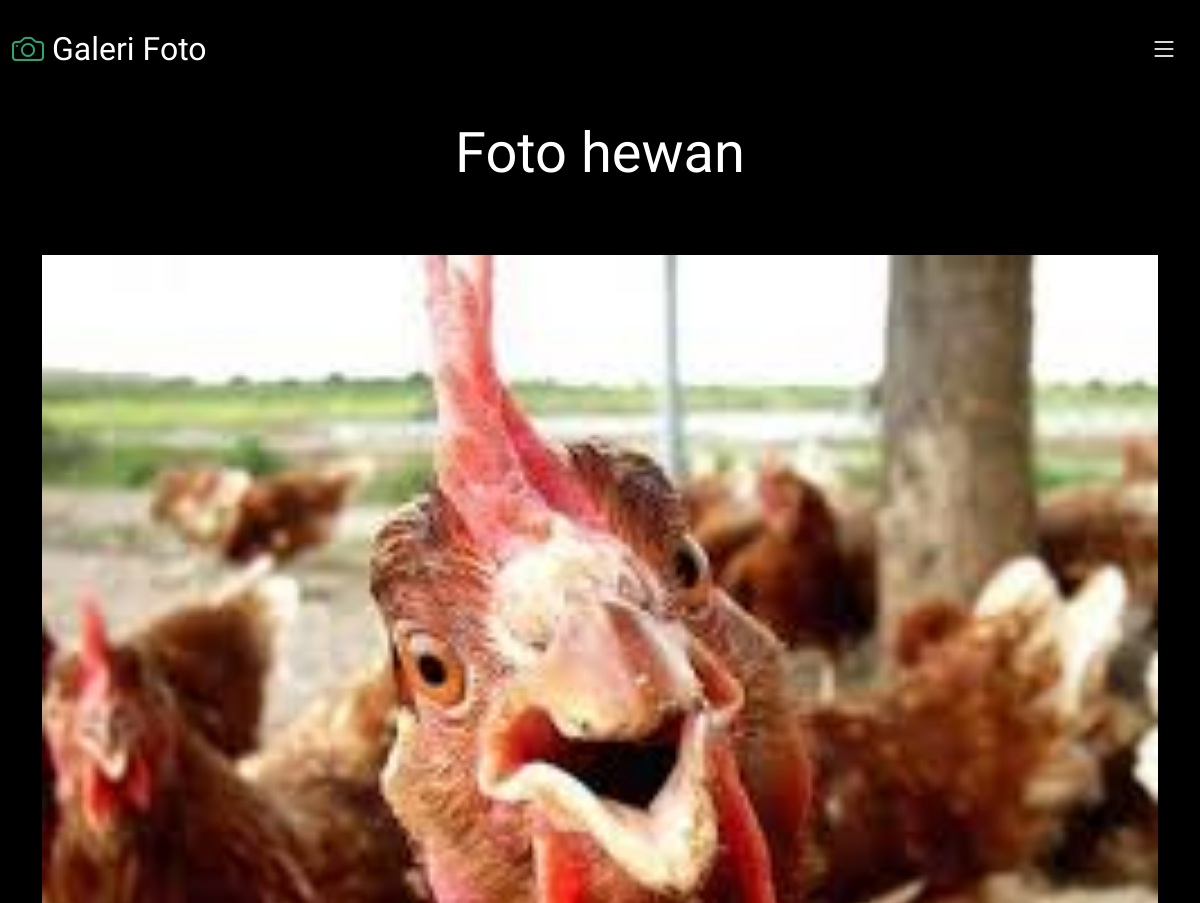
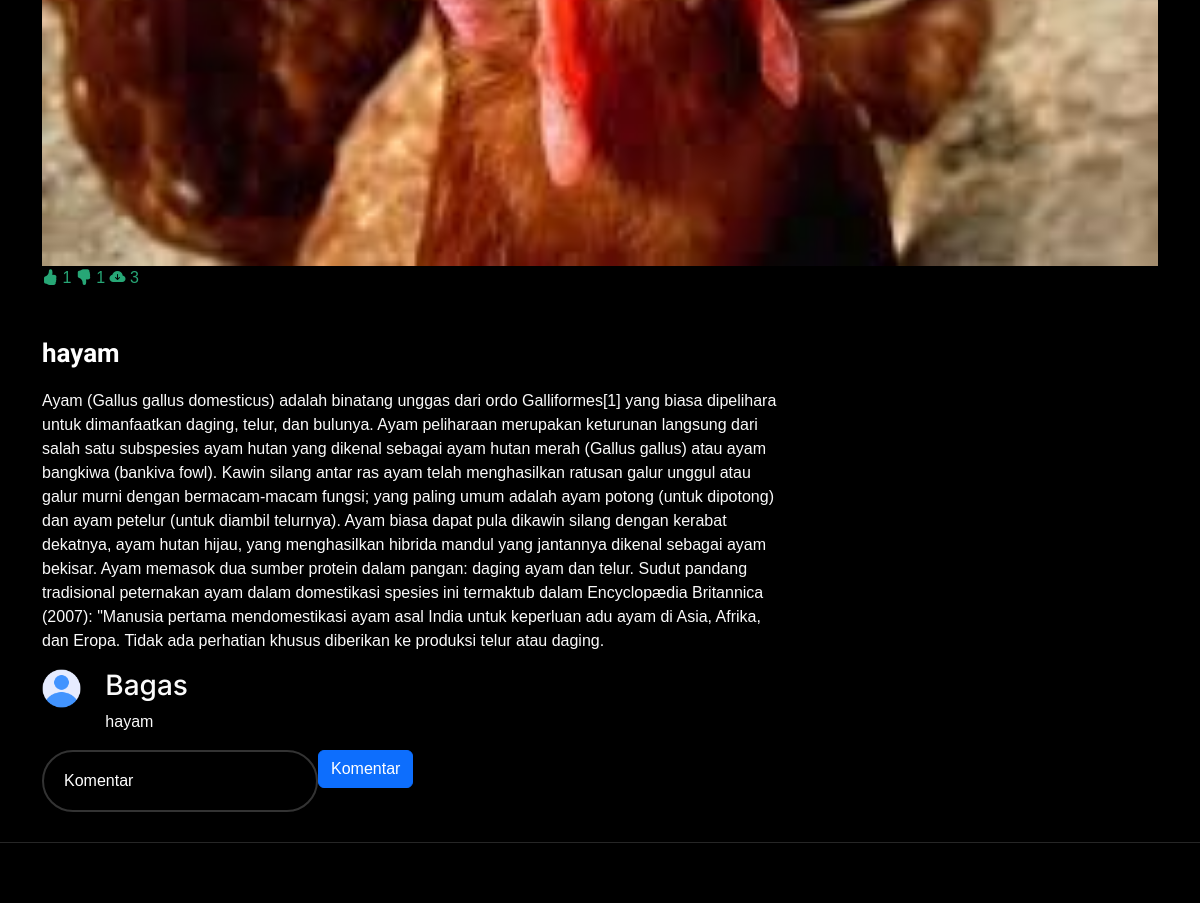
The app's page /gallery-single.php?galeri=1 (signed in) with its own data (2 pictures, top to bottom).
### tables this page shows
CREATE TABLE `tb_galeri` (
  `galeri_id` int(11) NOT NULL,
  `user_id` int(11) NOT NULL,
  `admin_name` varchar(100) NOT NULL,
  `galeri_name` varchar(100) NOT NULL,
  `galeri_deskripsi` text NOT NULL,
  `gambar` varchar(100) NOT NULL,
  `galeri_status` tinyint(1) NOT NULL,
  `tanggal_buat` timestamp NOT NULL DEFAULT current_timestamp() ON UPDATE current_timestamp(),
  `kategori_galeri` varchar(255) NOT NULL
);

CREATE TABLE `tb_komentar` (
  `id_komentar` int(11) NOT NULL,
  `id_user` int(11) NOT NULL,
  `id_galeri` int(11) NOT NULL,
  `nama_user` varchar(255) NOT NULL,
  `description` text NOT NULL
);

### gallery-single.php (the view, shortened to what this page needs)
<?php
include 'db.php';
function totallike($conn)
{
  if (isset($_GET['galeri'])) {
    $galeri_id_like = $_GET['galeri'];
    $total_records_query = mysqli_query($conn, "SELECT COUNT(*) FROM tb_like_unlike_unduh WHERE galeri_id = $galeri_id_like AND suka = 1");
    if ($total_records_query) {
      $total_records = mysqli_fetch_array($total_records_query)[0];
      echo $total_records;
    } else {
      echo mysqli_error($conn);
    }
  } else {
    echo "Galeri ID tidak ditemukan.";
  }
}
function totalunlike($conn)
{
  if (isset($_GET['galeri'])) {
    $galeri_id_like = $_GET['galeri'];
    $total_records_query = mysqli_query($conn, "SELECT COUNT(*) FROM tb_like_unlike_unduh WHERE galeri_id = $galeri_id_like AND tidaksuka = 1");
    if ($total_records_query) {
      $total_records = mysqli_fetch_array($total_records_query)[0];
      echo $total_records;
    } else {
      echo mysqli_error($conn);
    }
  } else {
    echo "Galeri ID tidak ditemukan.";
  }
}
function totaldownload($conn)
{
  if (isset($_GET['galeri'])) {
    $galeri_id_like = $_GET['galeri'];
    $total_records_query = mysqli_query($conn, "SELECT COUNT(*) FROM tb_like_unlike_unduh WHERE galeri_id = $galeri_id_like AND unduh = 1");
    if ($total_records_query) {
      $total_records = mysqli_fetch_array($total_records_query)[0];
      echo $total_records;
    } else {
      echo mysqli_error($conn);
    }
  } else {
    echo "Galeri ID tidak ditemukan.";
  }
}
?>
<!DOCTYPE html>
<html lang="en">
<head>
  <link href="assets/vendor/bootstrap/css/bootstrap.min.css" rel="stylesheet">
  <link href="assets/vendor/bootstrap-icons/bootstrap-icons.css" rel="stylesheet">
  <link href="assets/vendor/swiper/swiper-bundle.min.css" rel="stylesheet">
  <link href="assets/vendor/glightbox/css/glightbox.min.css" rel="stylesheet">
  <link href="assets/vendor/aos/aos.css" rel="stylesheet">
  <link href="assets/css/main.css" rel="stylesheet">
</head>
<body>
  <header id="header" class="header d-flex align-items-center fixed-top">
    <div class="container-fluid d-flex align-items-center justify-content-between">
      <a href="index.php" class="logo d-flex align-items-center  me-auto me-lg-0">
        <i class="bi bi-camera"></i>
        <h1>Galeri Foto</h1>
      </a>
      <i class="mobile-nav-toggle mobile-nav-show bi bi-list"></i>
    </div>
  </header>
  <main id="main" data-aos="fade" data-aos-delay="1500">
    <?php
    $galeriid = isset($_GET['galeri']) ? $_GET['galeri'] : '';
    $query = "SELECT * FROM tb_galeri  WHERE galeri_id = '$galeriid' LIMIT 1 ";
    if (!empty($galeriid)) {
      $result = mysqli_query($conn, $query);
      if ($result && mysqli_num_rows($result) > 0) {
        $row = mysqli_fetch_assoc($result);
        ?>
        <div class="page-header d-flex align-items-center">
          <div class="container position-relative">
            <div class="row d-flex justify-content-center">
              <div class="col-lg-6 text-center">
                <h2>Foto
                  <?php echo $row['kategori_galeri']; ?>
                </h2>
              </div>
            </div>
          </div>
        </div>
        <section id="gallery-single" class="gallery-single">
          <div class="container">
            <div class="position-relative h-100">
              <div class="slides-1 portfolio-details-slider swiper">
                <div class="swiper-wrapper align-items-center">
                  <div class="swiper-slide">
                    <img src="foto/<?php echo $row['gambar']; ?>" alt="">
                    <a href="gallery-single.php?like=<?php echo $row['galeri_id']; ?>" class="details-link"><i
                        class="bi bi-hand-thumbs-up-fill"></i>
                      <?php totallike($conn); ?>
                    </a>
                    <a href="gallery-single.php?unlike=<?php echo $row['galeri_id']; ?>" class="details-link"><i
                        class="bi bi-hand-thumbs-down-fill"></i>
                      <?php totalunlike($conn); ?>
                    </a>
                    <a href="gallery-single.php?unduh=<?php echo $row['galeri_id']; ?>" class="details-link"><i
                        class="bi bi-cloud-arrow-down-fill"></i></i>
                      <?php totaldownload($conn); ?>
                    </a>
                  </div>
                </div>
              </div>
            </div>
            <div class="row justify-content-between gy-4 mt-4">
              <div class="col-lg-8">
                <div class="portfolio-description">
                  <h2>
                    <?php echo $row['galeri_name']; ?>
                  </h2>
                  <p>
                    <?php echo $row['galeri_deskripsi']; ?>
                  </p>
                </div>
                <?php
      } else {
        header("Location: index.php");
      }
    }else{
      header("Location: index.php");
    }
    ?>
            <?php
            $galeri_id = $_GET['galeri'];
            $query_komentar = "SELECT * FROM tb_komentar where id_galeri = '$galeri_id'";
            $result_komentar = mysqli_query($conn, $query_komentar);
            if (mysqli_num_rows($result_komentar) > 0) {
              while ($row = mysqli_fetch_assoc($result_komentar)) {
                $nama_user = $row['nama_user'];
                $description = $row['description'];
                ?>
                <div class="row">
                  <div class="col-md-1">
                    <img src="assets/img/user.png" width="100%" alt="Avatar" class="profile-picture">
                  </div>
                  <div class="col-md-8">
                    <h3 class="username">
                      <?php echo $nama_user; ?>
                    </h3>
                    <p class="user-bio">
                      <?php echo $description; ?>
                    </p>
                  </div>
                </div>
                <?php
              }
            }
            ?>
            <form action="" method="post" class="d-flex justify-content-start">
              <div class="input-box">
                <input type="text" name="komentar" placeholder="Komentar" id="search" class="input-control">
              </div>
              <div class="col-lg-4">
                <button type="submit" name="tambahkomentar" class="btn btn-primary">Komentar</button>
              </div>
            </form>
          </div>
        </div>
      </div>
    </section>
  </main>
  <footer id="footer" class="footer">
  </footer>
</body>
</html>

### assets/css/main.css (style rules this page uses)
:root { --font-default: "Open Sans", system-ui, -apple-system, "Segoe UI", Roboto, "Helvetica Neue", Arial, "Noto Sans", "Liberation Sans", sans-serif, "Apple Color Emoji", "Segoe UI Emoji", "Segoe UI Symbol", "Noto Color Emoji"; --font-primary: "Inter", sans-serif; --font-secondary: "Cardo", sans-serif; }
:root { --color-default: #fafafa; --color-primary: #27a776; --color-secondary: #161718; }
:root { scroll-behavior: smooth; }
body { font-family: var(--font-default); color: var(--color-default); background-color: #000; }
a { color: var(--color-primary); text-decoration: none; }
h1, h2, h3, h4, h5, h6 { font-family: var(--font-primary); }
* { margin: 0; padding: 0; box-sizing: border-box; font-family: "Poppins", sans-serif; }
.input-box input { width: 100%; height: 100%; background: transparent; border: none; outline: none; border: 2px solid rgba(255, 255, 255, .2); border-radius: 40px; font-size: 16px; color: #fff; padding: 20px 45px 20px 20px; }
.input-box input::placeholder { color: #fff; }
.page-header { padding: 120px 0 60px 0; min-height: 30vh; position: relative; }
.page-header h2 { font-size: 56px; font-weight: 500; color: #fff; font-family: var(--font-secondary); }
.header { transition: all 0.5s; z-index: 997; padding: 30px 0; background-color: #000; }
.header .logo { transition: 0.3s; }
.header .logo h1 { font-size: 32px; margin: 0; font-weight: 400; color: #fff; font-family: var(--font-secondary); }
.header .logo i { font-size: 32px; margin-right: 8px; line-height: 0; }
@media (max-width: 1279px) { .mobile-nav-show { color: #fff; font-size: 28px; cursor: pointer; line-height: 0; transition: 0.5s; z-index: 9999; margin: 0 10px 0 10px; } }
.gallery-single .portfolio-details-slider img { width: 100%; }
.gallery-single .portfolio-description h2 { font-size: 26px; font-weight: 700; margin-bottom: 20px; color: #fff; font-family: var(--font-secondary); }
.gallery-single .portfolio-description p { padding: 0; }
.footer { margin-top: 30px; padding: 30px 0; font-size: 14px; border-top: 1px solid rgba(255, 255, 255, 0.15); }

### records on screen
tb_galeri: kategori_galeri "hewan", gambar (picture), galeri_name "hayam", galeri_deskripsi "Ayam (Gallus gallus domesticus) adalah binatang unggas dari ordo Galliformes[1] yang biasa dipelihara untuk dimanfaatkan daging, telur, dan bulunya. Ayam peliharaan merupakan keturunan langsung dari salah satu subspesies ayam hutan yang dikenal sebagai ayam hutan merah (Gallus gallus) atau ayam bangkiwa (bankiva fowl). Kawin silang antar ras ayam telah menghasilkan ratusan galur unggul atau galur murni dengan bermacam-macam fungsi; yang paling umum adalah ayam potong (untuk dipotong) dan ayam petelur (untuk diambil telurnya). Ayam biasa dapat pula dikawin silang dengan kerabat dekatnya, ayam hutan hijau, yang menghasilkan hibrida mandul yang jantannya dikenal sebagai ayam bekisar. Ayam…"
tb_komentar: nama_user "Bagas", description "hayam"

### other values on screen
$total_records "1"
$total_records "3"
